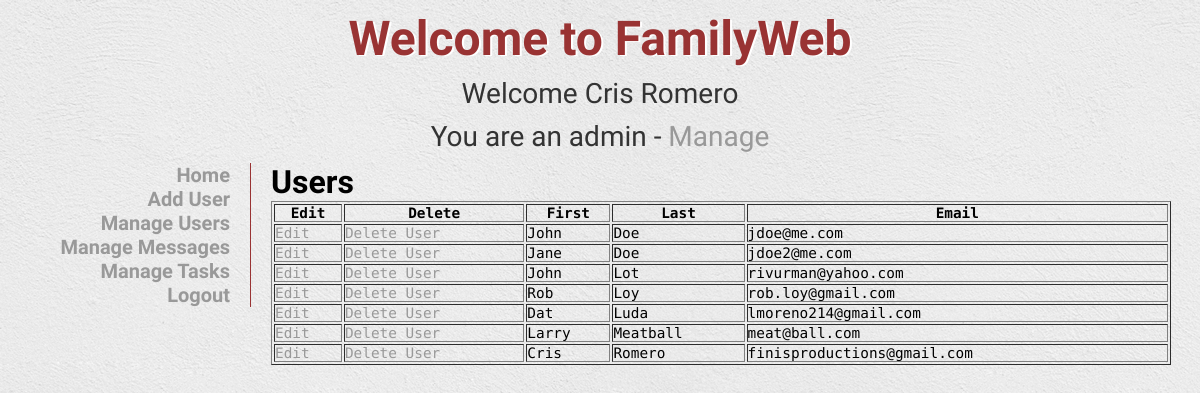
Page /manageusers.php (signed in) on the committed database.
### tables this page shows
CREATE TABLE IF NOT EXISTS `familyweb` (
  `id` int(11) NOT NULL AUTO_INCREMENT,
  `a_firstname` varchar(30) NOT NULL,
  `a_lastname` varchar(30) NOT NULL,
  `a_email` varchar(50) NOT NULL,
  `a_password` varchar(15) NOT NULL,
  `a_access` int(11) NOT NULL DEFAULT '1',
  `a_reset` varchar(128) NOT NULL,
  `a_active` int(1) NOT NULL DEFAULT '1',
  UNIQUE KEY `id` (`id`)
);

### manageusers.php (the view, shortened to what this page needs)
<?php
$pageTitle = "Admin - Manage Users";
include 'connect.php';
include 'headers.php';
$html = $header;
$html .= "<div class='sidebar'>\n";
$html .= "<ul>\n";
$html .= "<li><a href=user.php>Home</a></li>\n";
$html .= "<li><a href=adduser.php>Add User</a></li>\n";
$html .= "<li><a href='manageusers.php'>Manage Users</a></li>\n";
$html .= "<li><a href='managemessages.php'>Manage Messages</a></li>\n";
$html .= "<li><a href='managetasks.php'>Manage Tasks</a></li>\n";
$html .= "<li><a href=logout.php>Logout</a></li>\n";
$html .= "</ul>\n";
$html .= "</div>\n";
$html .= "<div class='content'>\n";
try
{
    $dbh = new PDO("mysql:host=$host;dbname=$db", $user, $pass);
		$sql = "SELECT a_email, a_firstname, a_lastname, id
				FROM familyweb
				WHERE (a_active = 1)
				ORDER BY a_lastname";
		$results = $dbh->query($sql);
		$html .= "<h1>Users</h1>\n";
		$html .= "<table border='1'>\n";
		$html .= "<tr>
				<th>Edit</th>
				<th>Delete</th>
				<th>First</th>
				<th>Last</th>
				<th>Email</th>
				</tr>\n";
	while($row = $results->fetch(PDO::FETCH_ASSOC)) {
		$html .= "<tr>\n";
		$html .= "<td><a href='edituser.php?id=".$row['id']."'>Edit</a></td>\n";
		$html .= "<td><a href='deleteuser.php?id=".$row['id']."'>Delete User</a></td>\n";
		$html .= "<td>".$row['a_firstname']."</td>\n";
		$html .= "<td>".$row['a_lastname']."</td>\n";
		$html .= "<td>".$row['a_email']."</td>\n";
		$html .= "</tr>\n";
		}
	$html .= "</table>\n";
}
	catch(PDOException $e)
{
    echo $e->getMessage();
	echo "Catch Event";
}
?>
<?php echo $html; ?>
</body>
</html>

### styles.css (style rules this page uses)
* { margin: 0; padding: 0; color: #000; }
body { width: 100%; margin: 0 auto; padding: 0; background: url(image/bg.png) repeat; color: #000; font-family: 'Poiret One', cursive; }
.sidebar { width: 20%; padding-right: 10px; float:left; border-right: thin solid #993333; }
.sidebar ul { list-style: none; text-align:right; }
.sidebar li { font-size: 125%; padding-right: 10px; font-weight: bold; }
.content { width: 75%; padding-right: 10px; padding-left: 20px; float:left; }
.content table { width: 100%; font-family: 'Oxygen Mono'; font-size: 90%; }
a { color: #999; text-decoration: none; }

### rows in the picture
familyweb: a_firstname "John", a_lastname "Doe", a_email "jdoe@me.com"
familyweb: a_firstname "Jane", a_lastname "Doe", a_email "jdoe2@me.com"
familyweb: a_firstname "John", a_lastname "Lot", a_email "rivurman@yahoo.com"
familyweb: a_firstname "Rob", a_lastname "Loy", a_email "rob.loy@gmail.com"
familyweb: a_firstname "Dat", a_lastname "Luda", a_email "lmoreno214@gmail.com"
familyweb: a_firstname "Larry", a_lastname "Meatball", a_email "meat@ball.com"
familyweb: a_firstname "Cris", a_lastname "Romero", a_email "finisproductions@gmail.com"

### other values in the picture
$_SESSION['fname'] "Cris"
$_SESSION['lname'] "Romero"
